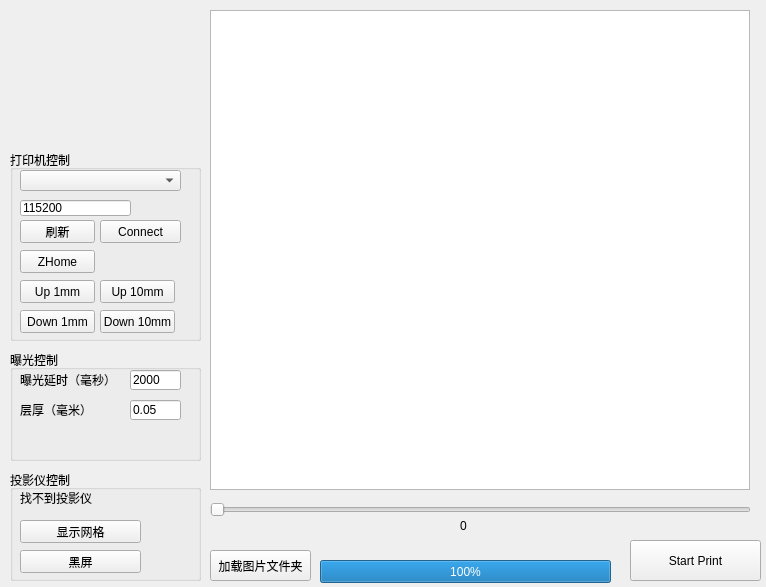
<?xml version="1.0" encoding="UTF-8"?>
<ui version="4.0">
 <class>Form</class>
 <widget class="QWidget" name="Form">
  <property name="geometry">
   <rect>
    <x>0</x>
    <y>0</y>
    <width>766</width>
    <height>587</height>
   </rect>
  </property>
  <property name="windowTitle">
   <string>Form</string>
  </property>
  <widget class="QPushButton" name="pushButton">
   <property name="geometry">
    <rect>
     <x>210</x>
     <y>550</y>
     <width>101</width>
     <height>31</height>
    </rect>
   </property>
   <property name="text">
    <string>加载图片文件夹</string>
   </property>
  </widget>
  <widget class="QGroupBox" name="groupBox">
   <property name="geometry">
    <rect>
     <x>10</x>
     <y>470</y>
     <width>191</width>
     <height>111</height>
    </rect>
   </property>
   <property name="title">
    <string>投影仪控制</string>
   </property>
   <widget class="QPushButton" name="btnShowBlank">
    <property name="geometry">
     <rect>
      <x>10</x>
      <y>80</y>
      <width>121</width>
      <height>23</height>
     </rect>
    </property>
    <property name="text">
     <string>黑屏</string>
    </property>
   </widget>
   <widget class="QPushButton" name="btnShowCalibration">
    <property name="geometry">
     <rect>
      <x>10</x>
      <y>50</y>
      <width>121</width>
      <height>23</height>
     </rect>
    </property>
    <property name="text">
     <string>显示网格</string>
    </property>
   </widget>
   <widget class="QLabel" name="labelProj">
    <property name="geometry">
     <rect>
      <x>10</x>
      <y>20</y>
      <width>161</width>
      <height>16</height>
     </rect>
    </property>
    <property name="text">
     <string>找不到投影仪</string>
    </property>
   </widget>
  </widget>
  <widget class="QGroupBox" name="groupBox_2">
   <property name="geometry">
    <rect>
     <x>10</x>
     <y>350</y>
     <width>191</width>
     <height>111</height>
    </rect>
   </property>
   <property name="title">
    <string>曝光控制</string>
   </property>
   <widget class="QLabel" name="label_2">
    <property name="geometry">
     <rect>
      <x>10</x>
      <y>20</y>
      <width>101</width>
      <height>20</height>
     </rect>
    </property>
    <property name="text">
     <string>曝光延时（毫秒）</string>
    </property>
   </widget>
   <widget class="QLineEdit" name="lineExpTime">
    <property name="geometry">
     <rect>
      <x>120</x>
      <y>20</y>
      <width>51</width>
      <height>20</height>
     </rect>
    </property>
    <property name="text">
     <string>2000</string>
    </property>
   </widget>
   <widget class="QLabel" name="label_3">
    <property name="geometry">
     <rect>
      <x>10</x>
      <y>50</y>
      <width>101</width>
      <height>20</height>
     </rect>
    </property>
    <property name="text">
     <string>层厚（毫米）</string>
    </property>
   </widget>
   <widget class="QLineEdit" name="lineLayerHeight">
    <property name="geometry">
     <rect>
      <x>120</x>
      <y>50</y>
      <width>51</width>
      <height>20</height>
     </rect>
    </property>
    <property name="text">
     <string>0.05</string>
    </property>
   </widget>
  </widget>
  <widget class="QPushButton" name="btnPrint">
   <property name="geometry">
    <rect>
     <x>630</x>
     <y>540</y>
     <width>131</width>
     <height>41</height>
    </rect>
   </property>
   <property name="text">
    <string>Start Print</string>
   </property>
  </widget>
  <widget class="QGroupBox" name="groupBox_3">
   <property name="geometry">
    <rect>
     <x>10</x>
     <y>150</y>
     <width>191</width>
     <height>191</height>
    </rect>
   </property>
   <property name="title">
    <string>打印机控制</string>
   </property>
   <widget class="QPushButton" name="btnRefresh">
    <property name="geometry">
     <rect>
      <x>10</x>
      <y>70</y>
      <width>75</width>
      <height>23</height>
     </rect>
    </property>
    <property name="text">
     <string>刷新</string>
    </property>
   </widget>
   <widget class="QComboBox" name="portCombo">
    <property name="geometry">
     <rect>
      <x>10</x>
      <y>20</y>
      <width>161</width>
      <height>21</height>
     </rect>
    </property>
   </widget>
   <widget class="QPushButton" name="btnConnect">
    <property name="geometry">
     <rect>
      <x>90</x>
      <y>70</y>
      <width>81</width>
      <height>23</height>
     </rect>
    </property>
    <property name="text">
     <string>Connect</string>
    </property>
   </widget>
   <widget class="QPushButton" name="btnUp1mm">
    <property name="geometry">
     <rect>
      <x>10</x>
      <y>130</y>
      <width>75</width>
      <height>23</height>
     </rect>
    </property>
    <property name="text">
     <string>Up 1mm</string>
    </property>
   </widget>
   <widget class="QPushButton" name="btnDown1mm">
    <property name="geometry">
     <rect>
      <x>10</x>
      <y>160</y>
      <width>75</width>
      <height>23</height>
     </rect>
    </property>
    <property name="text">
     <string>Down 1mm</string>
    </property>
   </widget>
   <widget class="QPushButton" name="btnHomeZ">
    <property name="geometry">
     <rect>
      <x>10</x>
      <y>100</y>
      <width>75</width>
      <height>23</height>
     </rect>
    </property>
    <property name="text">
     <string>ZHome</string>
    </property>
   </widget>
   <widget class="QPushButton" name="btnUp10mm">
    <property name="geometry">
     <rect>
      <x>90</x>
      <y>130</y>
      <width>75</width>
      <height>23</height>
     </rect>
    </property>
    <property name="text">
     <string>Up 10mm</string>
    </property>
   </widget>
   <widget class="QPushButton" name="btnDown10mm">
    <property name="geometry">
     <rect>
      <x>90</x>
      <y>160</y>
      <width>75</width>
      <height>23</height>
     </rect>
    </property>
    <property name="text">
     <string>Down 10mm</string>
    </property>
   </widget>
   <widget class="QLineEdit" name="lineBaud">
    <property name="geometry">
     <rect>
      <x>10</x>
      <y>50</y>
      <width>111</width>
      <height>16</height>
     </rect>
    </property>
    <property name="text">
     <string>115200</string>
    </property>
   </widget>
  </widget>
  <widget class="QGraphicsView" name="graphicsView">
   <property name="geometry">
    <rect>
     <x>210</x>
     <y>10</y>
     <width>540</width>
     <height>480</height>
    </rect>
   </property>
  </widget>
  <widget class="QSlider" name="sliderLayer">
   <property name="geometry">
    <rect>
     <x>210</x>
     <y>500</y>
     <width>541</width>
     <height>19</height>
    </rect>
   </property>
   <property name="orientation">
    <enum>Qt::Horizontal</enum>
   </property>
  </widget>
  <widget class="QLabel" name="label">
   <property name="geometry">
    <rect>
     <x>20</x>
     <y>10</y>
     <width>171</width>
     <height>121</height>
    </rect>
   </property>
   <property name="styleSheet">
    <string notr="true">image: url(:/image/dlp.png);</string>
   </property>
   <property name="text">
    <string/>
   </property>
  </widget>
  <widget class="QProgressBar" name="progressBar">
   <property name="geometry">
    <rect>
     <x>320</x>
     <y>560</y>
     <width>291</width>
     <height>23</height>
    </rect>
   </property>
   <property name="value">
    <number>100</number>
   </property>
  </widget>
  <widget class="QLabel" name="labelLayer">
   <property name="geometry">
    <rect>
     <x>460</x>
     <y>520</y>
     <width>54</width>
     <height>12</height>
    </rect>
   </property>
   <property name="text">
    <string>0</string>
   </property>
  </widget>
 </widget>
 <resources>
  <include location="image.qrc"/>
 </resources>
 <connections/>
</ui>
